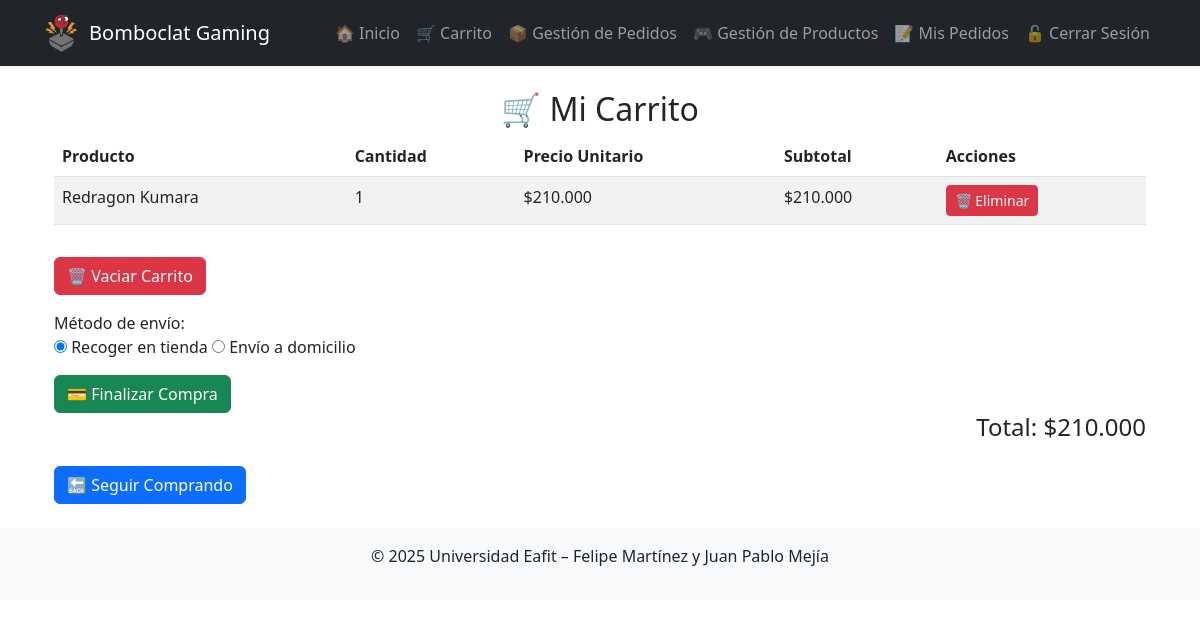
/carrito/ (signed in), run on an earlier commit of the app's database.
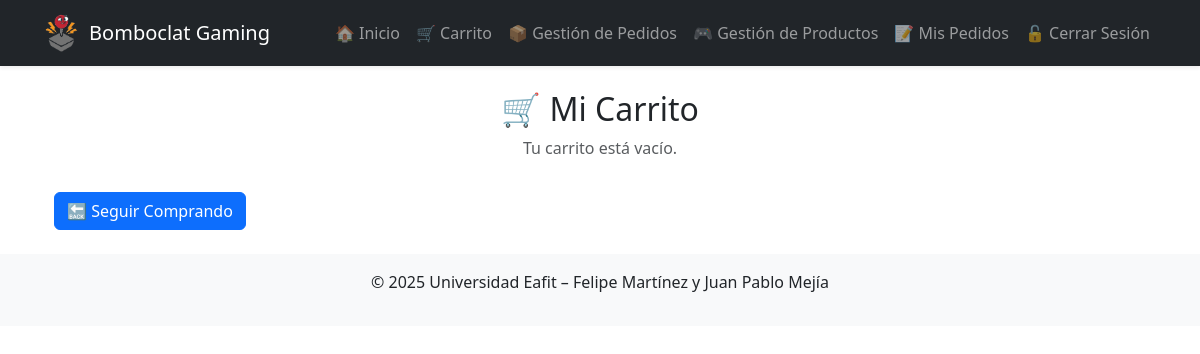
And on a later commit of the database.
### core/models.py (models this page shows, shortened)
class CarritoProducto(models.Model):
    carrito = models.ForeignKey(
        Carrito, on_delete=models.CASCADE,
        verbose_name=_('Carrito')
    )
    producto = models.ForeignKey(
        Producto, on_delete=models.CASCADE,
        verbose_name=_('Producto')
    )
    cantidad = models.PositiveIntegerField(
        _('Cantidad'), default=1
    )
    def subtotal(self):
        return self.producto.precio * self.cantidad

class Producto(models.Model):
    nombre = models.CharField(
        _('Nombre'),
        max_length=200
    )
    descripcion = models.TextField(
        _('Descripción')
    )
    precio = models.DecimalField(
        _('Precio'),
        max_digits=10, decimal_places=2
    )
    stock = models.PositiveIntegerField(
        _('Stock')
    )
    categoria = models.ForeignKey(
        Categoria,
        on_delete=models.CASCADE,
        verbose_name=_('Categoría')
    )
    imagen = models.ImageField(
        _('Imagen'),
        upload_to='productos/', blank=True, null=True
    )

### core/views.py (the view)
# urls.py: path('carrito/', views.ver_carrito, name='ver_carrito'),
@login_required
def ver_carrito(request):
    carrito, creado = Carrito.objects.get_or_create(usuario=request.user)
    items = carrito.carritoproducto_set.all()
    total = carrito.calcular_total()
    return render(request, 'core/carrito.html', {'items': items, 'total': total})

### core/context.py (called while the page is built)
def daily_quote(request):
    quote = {}
    try:
        r = requests.get(
            "https://api.quotable.io/random?maxLength=100",
            timeout=2,
            verify=False           # <— igual que curl -k
        )
        r.raise_for_status()
        data = r.json()
        quote = {
            'text':   data.get('content', ''),
            'author': data.get('author',  '')
        }
    except Exception:
        quote = {}
    return { 'daily_quote': quote }

### core/models.py (called while the page is built)
    def calcular_total(self):
        return sum(item.subtotal() for item in self.carritoproducto_set.all())

### core/templatetags/price_format.py (called while the page is built)
@register.filter
def miles(value):
    try:
        n = int(round(float(value)))
        return "{:,}".format(n).replace(",", ".")
    except (ValueError, TypeError):
        return value

### core/templates/core/carrito.html (shortened to what this page needs)
{% extends "base.html" %}
{% load i18n %}
{% load price_format %}
{% block content %}
<div class="container">
    <h2 class="text-center">🛒 {% trans "Mi Carrito" %}</h2>
    {% if items %}
        <table class="table table-striped">
            <thead>
                <tr>
                    <th>{% trans "Producto" %}</th>
                    <th>{% trans "Cantidad" %}</th>
                    <th>{% trans "Precio Unitario" %}</th>
                    <th>{% trans "Subtotal" %}</th>
                    <th>{% trans "Acciones" %}</th>
                </tr>
            </thead>
            <tbody>
                {% for item in items %}
                <tr>
                    <td>{{ item.producto.nombre }}</td>
                    <td>{{ item.cantidad }}</td>
                    <td>${{ item.producto.precio|miles }}</td>
                    <td>${{ item.subtotal|miles }}</td>
                    <td>
                        <a href="{% url 'eliminar_del_carrito' item.producto.id %}" class="btn btn-danger btn-sm">
                            🗑 {% trans "Eliminar" %}
                        </a>
                    </td>
                </tr>
                {% endfor %}
            </tbody>
        </table>
        <a href="{% url 'vaciar_carrito' %}" class="btn btn-danger mt-3">
            🗑 {% trans "Vaciar Carrito" %}
        </a>
        <form method="post" action="{% url 'finalizar_compra' %}" class="mt-3">
            <div class="form-group">
              <label>{% trans "Método de envío:" %}</label><br>
              <label>
                <input type="radio" name="metodo_envio" value="Tienda" checked>
                {% trans "Recoger en tienda" %}
              </label>
              <label>
                <input type="radio" name="metodo_envio" value="Domicilio">
                {% trans "Envío a domicilio" %}
              </label>
            </div>
            <button type="submit" class="btn btn-success mt-3">
              💳 {% trans "Finalizar Compra" %}
            </button>
        </form>
        <h4 class="text-end">{% trans "Total:" %} ${{ total|miles }}</h4>
    {% else %}
        <p class="text-center text-muted">{% trans "Tu carrito está vacío." %}</p>
    {% endif %}
    <a href="{% url 'home' %}" class="btn btn-primary mt-3">
        🔙 {% trans "Seguir Comprando" %}
    </a>
</div>
{% endblock %}

What changed in the data, as far as the page shows it:
removed CarritoProducto: producto.nombre "Redragon Kumara", cantidad "1", producto.precio|miles "210.000", subtotal|miles "210.000"
Also different on the page:
form field metodo_envio: "☑ Recoger en tienda" → (not shown)
form field metodo_envio: "☐ Envío a domicilio" → (not shown)
{{ total|miles }}: "210.000" → (not shown)
text no longer shown: "Producto Cantidad Precio Unitario Subtotal Acciones 🗑 Vaciar Carrito Método de envío: Recoger en tienda Envío a domicilio 💳 Finalizar Compra Total: $"
text now shown: "Tu carrito está vacío."
